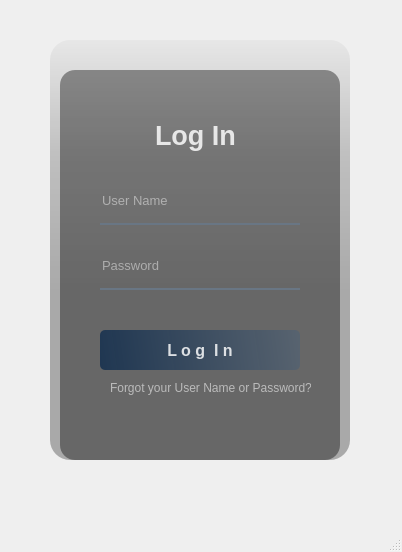
<?xml version="1.0" encoding="UTF-8"?>
<ui version="4.0">
 <class>MainWindow</class>
 <widget class="QMainWindow" name="MainWindow">
  <property name="geometry">
   <rect>
    <x>0</x>
    <y>0</y>
    <width>402</width>
    <height>552</height>
   </rect>
  </property>
  <property name="windowTitle">
   <string>MainWindow</string>
  </property>
  <widget class="QWidget" name="centralwidget">
   <widget class="QWidget" name="widget" native="true">
    <property name="geometry">
     <rect>
      <x>20</x>
      <y>20</y>
      <width>370</width>
      <height>480</height>
     </rect>
    </property>
    <property name="styleSheet">
     <string notr="true">QPushButton#loginButton{
	background-color:qlineargradient(spread:pad, x1:0, y1:0.505682, x2:1, y2:0.477, stop:0 rgba(20, 47, 78, 219), stop:1 rgba(85, 98, 112, 226));
	color:rgba(255,255,255,210);
	border-radius:5px;

}


QPushButton#loginButton:hover{
		background-color: qlineargradient(spread:pad, x1:0, y1:0.505682, x2:1, y2:0.477, stop:0 rgba(40, 67, 98, 219), stop:1 rgba(105, 118, 132, 226));

}


QPushButton#loginButton:pressed{
	padding-left:5px;
	padding-top:5px;
	background-color:rgba(105,118,132,200);
}</string>
    </property>
    <widget class="QLabel" name="background">
     <property name="geometry">
      <rect>
       <x>30</x>
       <y>20</y>
       <width>300</width>
       <height>420</height>
      </rect>
     </property>
     <property name="styleSheet">
      <string notr="true">border-image: url(:/Img/background.png);
border-radius:20px;</string>
     </property>
     <property name="text">
      <string/>
     </property>
    </widget>
    <widget class="QLabel" name="darkBG">
     <property name="geometry">
      <rect>
       <x>30</x>
       <y>20</y>
       <width>300</width>
       <height>420</height>
      </rect>
     </property>
     <property name="styleSheet">
      <string notr="true">background-color: qlineargradient(spread:pad, x1:0, y1:0, x2:0, y2:0.715909, stop:0 rgba(0, 0, 0, 9), stop:0.375 rgba(0, 0, 0, 50), stop:0.835227 rgba(0,0,0,75));
border-radius:20px;</string>
     </property>
     <property name="text">
      <string/>
     </property>
    </widget>
    <widget class="QLabel" name="darkLogin">
     <property name="geometry">
      <rect>
       <x>40</x>
       <y>50</y>
       <width>280</width>
       <height>390</height>
      </rect>
     </property>
     <property name="styleSheet">
      <string notr="true">background-color: rgba(0, 0, 0, 100);
border-radius:15px;</string>
     </property>
     <property name="text">
      <string/>
     </property>
    </widget>
    <widget class="QLabel" name="loginLabel">
     <property name="geometry">
      <rect>
       <x>135</x>
       <y>95</y>
       <width>90</width>
       <height>40</height>
      </rect>
     </property>
     <property name="font">
      <font>
       <pointsize>20</pointsize>
       <weight>75</weight>
       <bold>true</bold>
      </font>
     </property>
     <property name="styleSheet">
      <string notr="true">color:rgba(255,255,255,210);</string>
     </property>
     <property name="text">
      <string>Log In</string>
     </property>
    </widget>
    <widget class="QLineEdit" name="usernameLine">
     <property name="geometry">
      <rect>
       <x>80</x>
       <y>165</y>
       <width>200</width>
       <height>40</height>
      </rect>
     </property>
     <property name="font">
      <font>
       <pointsize>10</pointsize>
      </font>
     </property>
     <property name="styleSheet">
      <string notr="true">background-color:rgba(0,0,0,0);
border:none;
border-bottom:2px solid rgba(105,118,132,255);
color: rgba(255,255,255,230);
padding-bottom:7px;</string>
     </property>
     <property name="placeholderText">
      <string>User Name</string>
     </property>
    </widget>
    <widget class="QLineEdit" name="passwordLine">
     <property name="geometry">
      <rect>
       <x>80</x>
       <y>230</y>
       <width>200</width>
       <height>40</height>
      </rect>
     </property>
     <property name="font">
      <font>
       <pointsize>10</pointsize>
      </font>
     </property>
     <property name="styleSheet">
      <string notr="true">background-color:rgba(0,0,0,0);
border:none;
border-bottom:2px solid rgba(105,118,132,255);
color: rgba(255,255,255,230);
padding-bottom:7px;</string>
     </property>
     <property name="echoMode">
      <enum>QLineEdit::Password</enum>
     </property>
     <property name="placeholderText">
      <string>Password</string>
     </property>
    </widget>
    <widget class="QPushButton" name="loginButton">
     <property name="geometry">
      <rect>
       <x>80</x>
       <y>310</y>
       <width>200</width>
       <height>40</height>
      </rect>
     </property>
     <property name="font">
      <font>
       <pointsize>12</pointsize>
       <weight>75</weight>
       <bold>true</bold>
      </font>
     </property>
     <property name="styleSheet">
      <string notr="true"/>
     </property>
     <property name="text">
      <string>L o g  I n</string>
     </property>
    </widget>
    <widget class="QLabel" name="label">
     <property name="geometry">
      <rect>
       <x>90</x>
       <y>360</y>
       <width>201</width>
       <height>16</height>
      </rect>
     </property>
     <property name="styleSheet">
      <string notr="true">color: rgba(255,255,255,140);</string>
     </property>
     <property name="text">
      <string>Forgot your User Name or Password?</string>
     </property>
    </widget>
   </widget>
  </widget>
  <widget class="QMenuBar" name="menubar">
   <property name="geometry">
    <rect>
     <x>0</x>
     <y>0</y>
     <width>402</width>
     <height>20</height>
    </rect>
   </property>
  </widget>
  <widget class="QStatusBar" name="statusbar"/>
 </widget>
 <resources/>
 <connections/>
</ui>
